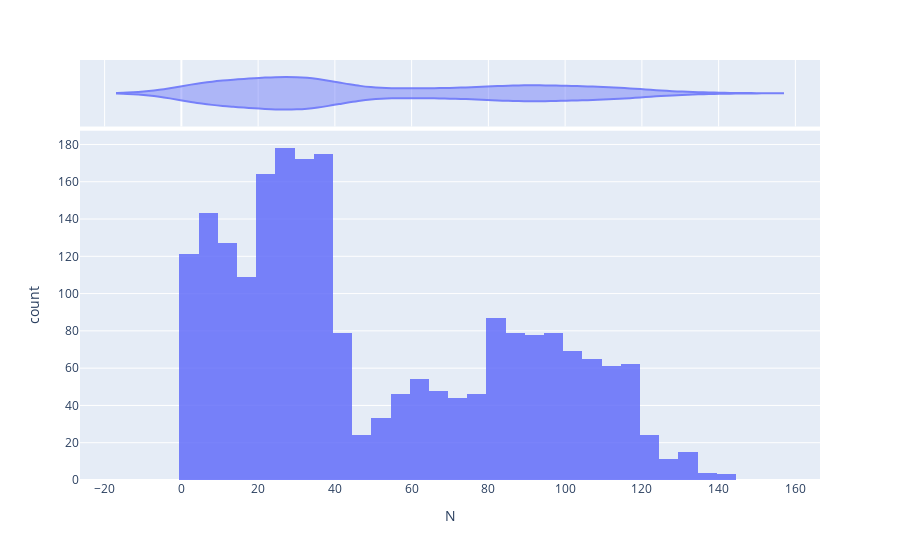
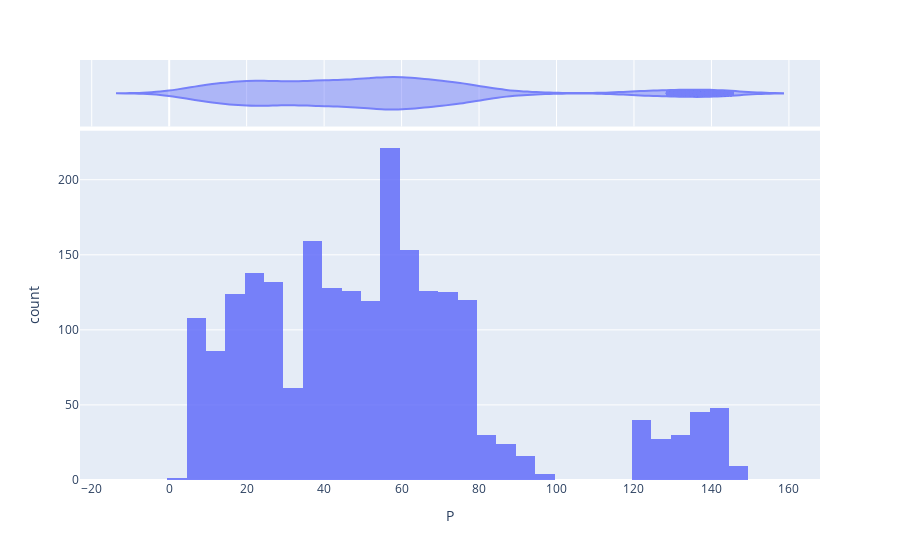
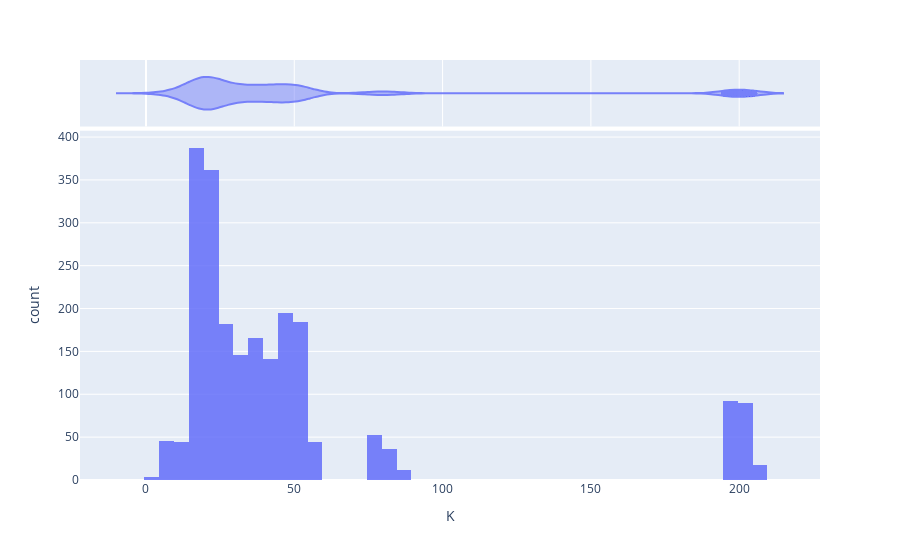
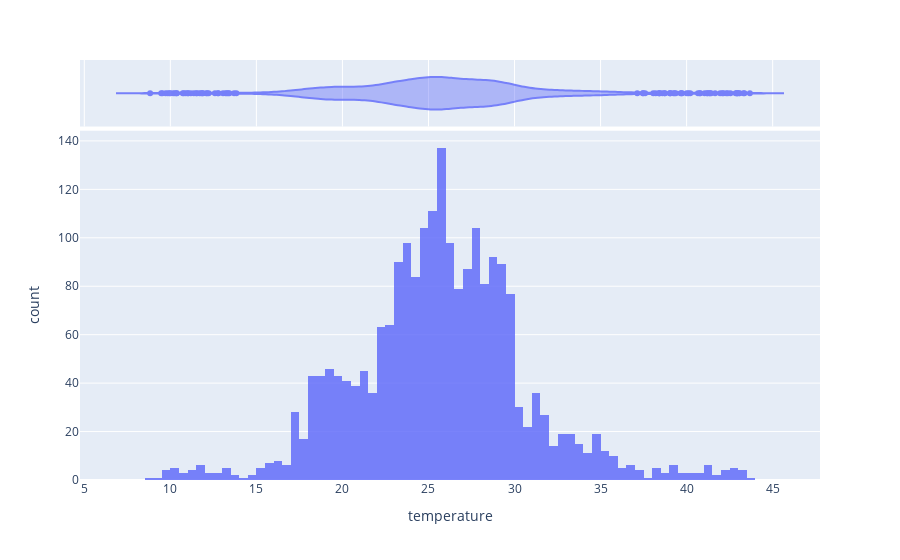

These figures' notebook cell, in order:
### Code cell
fig = px.histogram(df , x ='N', marginal = 'violin')
fig.update_traces(opacity = 0.85)
fig.show()

fig = px.histogram(df , x ='P', marginal = 'violin')
fig.update_traces(opacity = 0.85)
fig.show()

fig = px.histogram(df , x ='K', marginal = 'violin')
fig.update_traces(opacity = 0.85)
fig.show()

fig = px.histogram(df , x ='temperature', marginal = 'violin')
fig.update_traces(opacity = 0.85)
fig.show()

fig = px.histogram(df , x ='humidity', marginal = 'violin')
fig.update_traces(opacity = 0.85)
fig.show()

fig = px.histogram(df , x ='ph', marginal = 'violin')
fig.update_traces(opacity = 0.85)
fig.show()

fig = px.histogram(df , x ='rainfall', marginal = 'violin')
fig.update_traces(opacity = 0.85)
fig.show()

### Figure 1 — Plotly figure (JSON) as saved in the notebook; plotly's stock layout.template omitted (floating-point values rounded to 4 significant figures; data arrays with more than 128 entries replaced by an {"elided": "..."} marker saying what was removed)
{"data": [{"alignmentgroup": "True", "bingroup": "x", "hovertemplate": "N=%{x}<br>count=%{y}<extra></extra>", "legendgroup": "", "marker": {"color": "#636efa", "pattern": {"shape": ""}}, "name": "", "offsetgroup": "", "opacity": 0.85, "orientation": "v", "showlegend": false, "type": "histogram", "x": {"elided": "2200 int values"}, "xaxis": "x", "yaxis": "y"}, {"alignmentgroup": "True", "hovertemplate": "N=%{x}<extra></extra>", "legendgroup": "", "marker": {"color": "#636efa"}, "name": "", "offsetgroup": "", "opacity": 0.85, "scalegroup": "x", "showlegend": false, "type": "violin", "x": {"elided": "2200 int values"}, "xaxis": "x2", "yaxis": "y2"}], "layout": {"barmode": "relative", "legend": {"tracegroupgap": 0}, "margin": {"t": 60}, "xaxis": {"anchor": "y", "domain": [0, 1], "title": {"text": "N"}}, "xaxis2": {"anchor": "y2", "domain": [0, 1], "matches": "x", "showgrid": true, "showticklabels": false}, "yaxis": {"anchor": "x", "domain": [0, 0.8316], "title": {"text": "count"}}, "yaxis2": {"anchor": "x2", "domain": [0.8416, 1], "matches": "y2", "showgrid": false, "showline": false, "showticklabels": false, "ticks": ""}}}

### Figure 2 — Plotly figure (JSON) as saved in the notebook; plotly's stock layout.template omitted (floating-point values rounded to 4 significant figures; data arrays with more than 128 entries replaced by an {"elided": "..."} marker saying what was removed)
{"data": [{"alignmentgroup": "True", "bingroup": "x", "hovertemplate": "P=%{x}<br>count=%{y}<extra></extra>", "legendgroup": "", "marker": {"color": "#636efa", "pattern": {"shape": ""}}, "name": "", "offsetgroup": "", "opacity": 0.85, "orientation": "v", "showlegend": false, "type": "histogram", "x": {"elided": "2200 int values"}, "xaxis": "x", "yaxis": "y"}, {"alignmentgroup": "True", "hovertemplate": "P=%{x}<extra></extra>", "legendgroup": "", "marker": {"color": "#636efa"}, "name": "", "offsetgroup": "", "opacity": 0.85, "scalegroup": "x", "showlegend": false, "type": "violin", "x": {"elided": "2200 int values"}, "xaxis": "x2", "yaxis": "y2"}], "layout": {"barmode": "relative", "legend": {"tracegroupgap": 0}, "margin": {"t": 60}, "xaxis": {"anchor": "y", "domain": [0, 1], "title": {"text": "P"}}, "xaxis2": {"anchor": "y2", "domain": [0, 1], "matches": "x", "showgrid": true, "showticklabels": false}, "yaxis": {"anchor": "x", "domain": [0, 0.8316], "title": {"text": "count"}}, "yaxis2": {"anchor": "x2", "domain": [0.8416, 1], "matches": "y2", "showgrid": false, "showline": false, "showticklabels": false, "ticks": ""}}}

### Figure 3 — Plotly figure (JSON) as saved in the notebook; plotly's stock layout.template omitted (floating-point values rounded to 4 significant figures; data arrays with more than 128 entries replaced by an {"elided": "..."} marker saying what was removed)
{"data": [{"alignmentgroup": "True", "bingroup": "x", "hovertemplate": "K=%{x}<br>count=%{y}<extra></extra>", "legendgroup": "", "marker": {"color": "#636efa", "pattern": {"shape": ""}}, "name": "", "offsetgroup": "", "opacity": 0.85, "orientation": "v", "showlegend": false, "type": "histogram", "x": {"elided": "2200 int values"}, "xaxis": "x", "yaxis": "y"}, {"alignmentgroup": "True", "hovertemplate": "K=%{x}<extra></extra>", "legendgroup": "", "marker": {"color": "#636efa"}, "name": "", "offsetgroup": "", "opacity": 0.85, "scalegroup": "x", "showlegend": false, "type": "violin", "x": {"elided": "2200 int values"}, "xaxis": "x2", "yaxis": "y2"}], "layout": {"barmode": "relative", "legend": {"tracegroupgap": 0}, "margin": {"t": 60}, "xaxis": {"anchor": "y", "domain": [0, 1], "title": {"text": "K"}}, "xaxis2": {"anchor": "y2", "domain": [0, 1], "matches": "x", "showgrid": true, "showticklabels": false}, "yaxis": {"anchor": "x", "domain": [0, 0.8316], "title": {"text": "count"}}, "yaxis2": {"anchor": "x2", "domain": [0.8416, 1], "matches": "y2", "showgrid": false, "showline": false, "showticklabels": false, "ticks": ""}}}

### Figure 4 — Plotly figure (JSON) as saved in the notebook; plotly's stock layout.template omitted (floating-point values rounded to 4 significant figures; data arrays with more than 128 entries replaced by an {"elided": "..."} marker saying what was removed)
{"data": [{"alignmentgroup": "True", "bingroup": "x", "hovertemplate": "temperature=%{x}<br>count=%{y}<extra></extra>", "legendgroup": "", "marker": {"color": "#636efa", "pattern": {"shape": ""}}, "name": "", "offsetgroup": "", "opacity": 0.85, "orientation": "v", "showlegend": false, "type": "histogram", "x": {"elided": "2200 float values"}, "xaxis": "x", "yaxis": "y"}, {"alignmentgroup": "True", "hovertemplate": "temperature=%{x}<extra></extra>", "legendgroup": "", "marker": {"color": "#636efa"}, "name": "", "offsetgroup": "", "opacity": 0.85, "scalegroup": "x", "showlegend": false, "type": "violin", "x": {"elided": "2200 float values"}, "xaxis": "x2", "yaxis": "y2"}], "layout": {"barmode": "relative", "legend": {"tracegroupgap": 0}, "margin": {"t": 60}, "xaxis": {"anchor": "y", "domain": [0, 1], "title": {"text": "temperature"}}, "xaxis2": {"anchor": "y2", "domain": [0, 1], "matches": "x", "showgrid": true, "showticklabels": false}, "yaxis": {"anchor": "x", "domain": [0, 0.8316], "title": {"text": "count"}}, "yaxis2": {"anchor": "x2", "domain": [0.8416, 1], "matches": "y2", "showgrid": false, "showline": false, "showticklabels": false, "ticks": ""}}}
